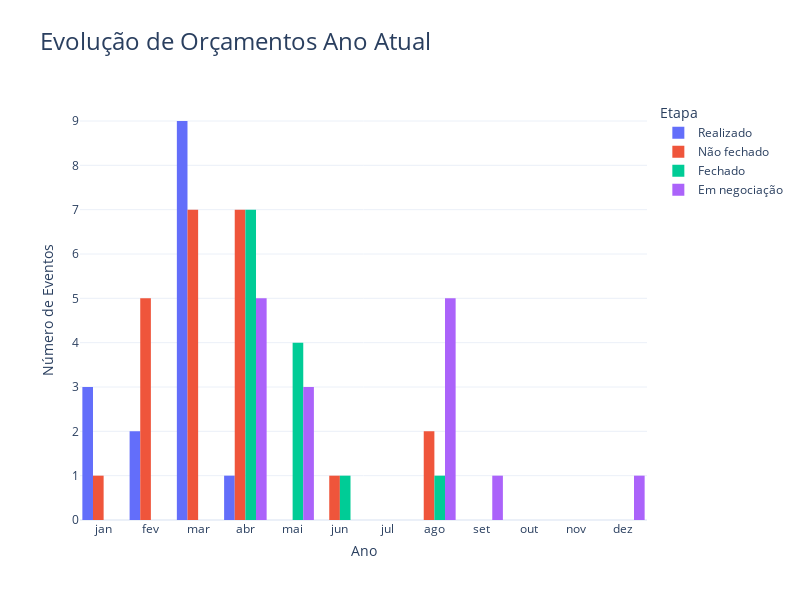

Here is the notebook cell this chart was saved with:
### Code cell
fig = px.histogram(
    df_ano_atual,
    x='mes_evento',
    labels={
        'mes_evento': 'Ano',
        'count': 'Quantidade de Eventos',
        'etapa': 'Etapa'},
    text_auto=False,
    color='etapa',
    barmode='group',
    title='Evolução de Orçamentos Ano Atual')

fig.update_yaxes(
    title='Número de Eventos',
    title_font={'size': 14},
    ticklabelstep=1,
    showticklabels=True)

fig.update_xaxes(
    title_font={'size': 14},
    title_standoff=10,
    categoryarray=(
        'jan',
        'fev',
        'mar',
        'abr',
        'mai',
        'jun',
        'jul',
        'ago',
        'set',
        'out',
        'nov',
        'dez'))

fig.update_layout(title_font_size=24, bargap=0.1)

fig.show()
fig.write_html(r'./graficos/orç_ano.html')

### Figure 1 — Plotly figure (JSON) as saved in the notebook; plotly's stock layout.template omitted (floating-point values rounded to 4 significant figures)
{"data": [{"alignmentgroup": "True", "bingroup": "x", "hovertemplate": "Etapa=Realizado<br>Ano=%{x}<br>count=%{y}<extra></extra>", "legendgroup": "Realizado", "marker": {"color": "#636efa", "pattern": {"shape": ""}}, "name": "Realizado", "offsetgroup": "Realizado", "orientation": "v", "showlegend": true, "type": "histogram", "x": ["jan", "jan", "jan", "fev", "fev", "mar", "mar", "mar", "mar", "mar", "mar", "mar", "mar", "mar", "abr"], "xaxis": "x", "yaxis": "y"}, {"alignmentgroup": "True", "bingroup": "x", "hovertemplate": "Etapa=Não fechado<br>Ano=%{x}<br>count=%{y}<extra></extra>", "legendgroup": "Não fechado", "marker": {"color": "#EF553B", "pattern": {"shape": ""}}, "name": "Não fechado", "offsetgroup": "Não fechado", "orientation": "v", "showlegend": true, "type": "histogram", "x": ["jan", "fev", "fev", "fev", "fev", "fev", "mar", "mar", "mar", "mar", "mar", "mar", "mar", "abr", "abr", "abr", "abr", "abr", "abr", "abr", "jun", "ago", "ago"], "xaxis": "x", "yaxis": "y"}, {"alignmentgroup": "True", "bingroup": "x", "hovertemplate": "Etapa=Fechado<br>Ano=%{x}<br>count=%{y}<extra></extra>", "legendgroup": "Fechado", "marker": {"color": "#00cc96", "pattern": {"shape": ""}}, "name": "Fechado", "offsetgroup": "Fechado", "orientation": "v", "showlegend": true, "type": "histogram", "x": ["abr", "abr", "abr", "abr", "abr", "abr", "abr", "mai", "mai", "mai", "mai", "jun", "ago"], "xaxis": "x", "yaxis": "y"}, {"alignmentgroup": "True", "bingroup": "x", "hovertemplate": "Etapa=Em negociação<br>Ano=%{x}<br>count=%{y}<extra></extra>", "legendgroup": "Em negociação", "marker": {"color": "#ab63fa", "pattern": {"shape": ""}}, "name": "Em negociação", "offsetgroup": "Em negociação", "orientation": "v", "showlegend": true, "type": "histogram", "x": ["abr", "abr", "abr", "abr", "abr", "mai", "mai", "mai", "ago", "ago", "ago", "ago", "ago", "set", "dez"], "xaxis": "x", "yaxis": "y"}], "layout": {"bargap": 0.1, "barmode": "group", "height": 600, "legend": {"title": {"text": "Etapa"}, "tracegroupgap": 0}, "title": {"font": {"size": 24}, "text": "Evolução de Orçamentos Ano Atual"}, "width": 800, "xaxis": {"anchor": "y", "autorange": true, "categoryarray": ["jan", "fev", "mar", "abr", "mai", "jun", "jul", "ago", "set", "out", "nov", "dez"], "domain": [0, 1], "range": [-0.5, 11.5], "title": {"font": {"size": 14}, "standoff": 10, "text": "Ano"}, "type": "category"}, "yaxis": {"anchor": "x", "autorange": true, "domain": [0, 1], "range": [0, 9.474], "showticklabels": true, "ticklabelstep": 1, "title": {"font": {"size": 14}, "text": "Número de Eventos"}}}}
